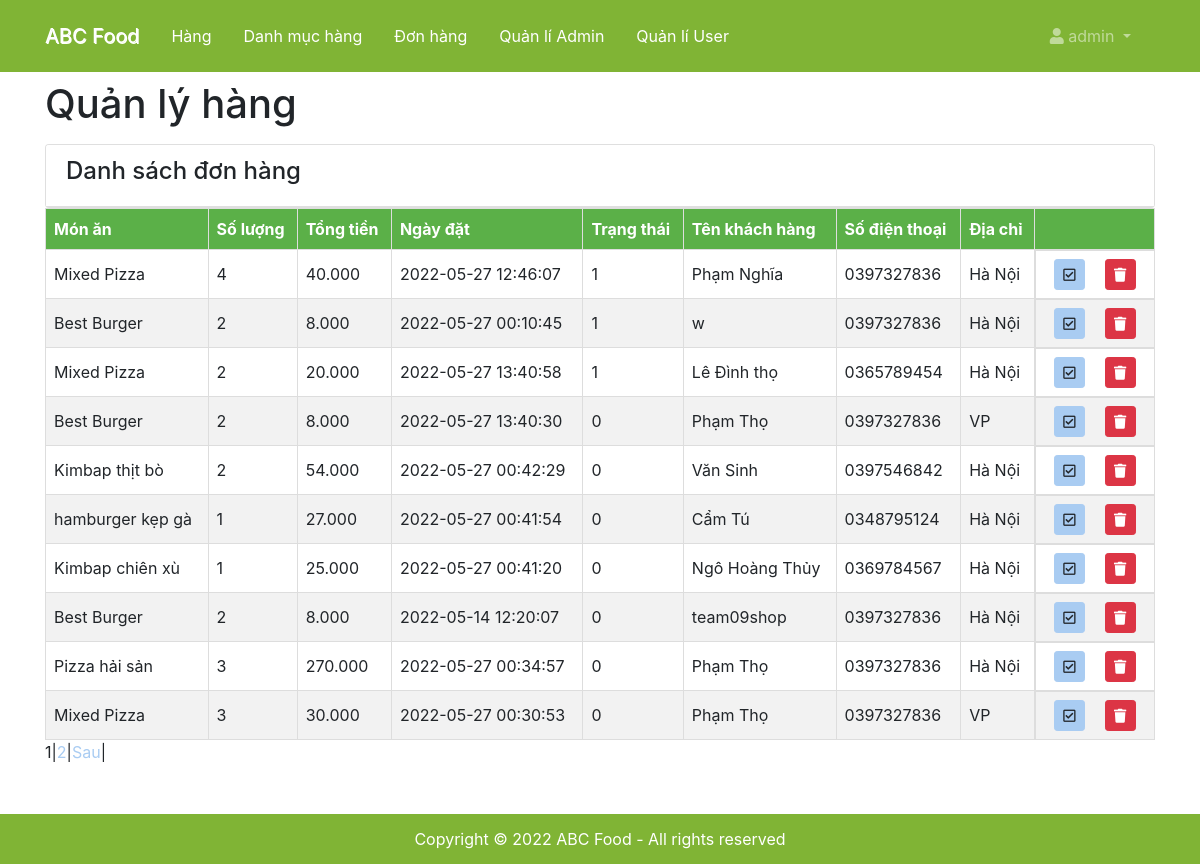
Page /admin/donhang/index.php (signed in) on the committed database.
### tables this page shows
CREATE TABLE `oder` (
  `id` int(11) NOT NULL,
  `user_id` int(11) NOT NULL,
  `food_id` int(11) NOT NULL,
  `qty` int(11) NOT NULL,
  `total` decimal(10,3) NOT NULL,
  `oder_date` datetime NOT NULL DEFAULT current_timestamp() ON UPDATE current_timestamp(),
  `status` int(11) NOT NULL DEFAULT 0,
  `custormer_name` varchar(50) NOT NULL,
  `customer_contact` int(10) UNSIGNED ZEROFILL NOT NULL,
  `customer_address` varchar(150) NOT NULL
);

CREATE TABLE `food` (
  `id` int(11) NOT NULL,
  `title` varchar(50) NOT NULL,
  `description` text NOT NULL,
  `price` decimal(10,3) NOT NULL,
  `image_name` varchar(50) NOT NULL,
  `category_id` int(11) NOT NULL,
  `featured` int(1) NOT NULL DEFAULT 1,
  `active` int(1) NOT NULL DEFAULT 1
);

### admin/donhang/index.php (the view, shortened to what this page needs)
<!DOCTYPE html>
<html lang="en">
<?php include('../shared/header.php') ?>
<body>
  <?php include('../shared/menu.php') ?>
  <header id="main-header" class="py-2">
    <div class="container">
      <div class="row">
        <div class="col-md-6">
          <h1>Quản lý hàng</h1>
        </div>
      </div>
    </div>
  </header>
  <section id="posts">
    <div class="container">
      <?php
      include('../data/order_list.php');
      $result = mysqli_query($conn, 'select count(id) as total from oder');
      $row = mysqli_fetch_assoc($result);
      $total_records = $row['total'];
      $current_page = isset($_GET['page']) ? $_GET['page'] : 1;
      $limit = 10;
      $total_page = ceil($total_records / $limit);
      $start = ($current_page - 1) * $limit;
      $result = mysqli_query($conn, "SELECT a.id,a.user_id,a.food_id,a.qty,a.total,a.oder_date,a.status,a.custormer_name,a.customer_contact,a.customer_address,b.title as food_title FROM `oder` as a, food  as b WHERE a.food_id = b.id and status = 0 or a.food_id = b.id and status = 1 order by a.status DESC LIMIT $start,$limit");
      ?>
      <div class="row">
        <div class="col-md-12">
          <div class="card">
            <div class="card-header">
              <div class="row">
                <h4 class="col-md-6">Danh sách đơn hàng</h4>
                <div class="dropdown ml-auto col-md-3">
                </div>
              </div>
            </div>
          </div>
          <table>
            <thead class="bg-dark">
              <tr>
                <th>Món ăn</th>
                <th>Số lượng</th>
                <th>Tổng tiền</th>
                <th>Ngày đặt</th>
                <th>Trạng thái</th>
                <th>Tên khách hàng</th>
                <th>Số điện thoại</th>
                <th>Địa chỉ</th>
                <th style="width: 120px;"></th>
              </tr>
            </thead>
            <tbody>
              <?php
              while ($row = mysqli_fetch_assoc($result)) {
                echo '<tr>
                <td >' . $row['food_title'] . '</td>
                <td >' . $row['qty'] . '</td>
                <td >' . $row['total'] . '</td>
                <td >' . $row['oder_date'] . '</td>
                <td >' . $row['status'] . '</td>
                <td >' . $row['custormer_name'] . '</td>
                <td >' . $row['customer_contact'] . '</td>
                <td >' . $row['customer_address'] . '</td>
                <td class="d-flex justify-content-around">
                <a href="../controllers/edit_order.php?id=' . $row['id'] . '" class="btn btn-primary btn-sm">
                <i class="far fa-check-square"></i>
                </a>
                <a href="../controllers/delete_order.php?id=' . $row['id'] . '"" class="btn btn-danger btn-sm ms-auto">
                <i class="fas fa-trash"></i>
                </a>
              </td>
            </tr>
          ';
              } ?>
            </tbody>
          </table>
        </div>
      </div>
      <div class="pagination">
        <?php
        for ($i = 1; $i <= $total_page; $i++) {
          if ($i == $current_page) {
            echo '<span>' . $i . '</span> | ';
          } else {
            echo '<a href="index.php?page=' . $i . '">' . $i . '</a> | ';
          }
        }
        if ($current_page < $total_page && $total_page > 1) {
          echo '<a href="index.php?page=' . ($current_page + 1) . '">Sau</a> | ';
        }
        ?>
      </div>
    </div>
  </section>
  <div style="height: 100px;"></div>
  <?php include('../shared/footer.php') ?>
</body>
</html>

### admin/assets/css/all.css (style rules this page uses)
.fa,.fab,.fal,.far,.fas { -moz-osx-font-smoothing:grayscale;-webkit-font-smoothing:antialiased;display:inline-block;font-style:normal;font-variant:normal;text-rendering:auto;line-height:1 }
.fa-check-square:before { content:"\f14a" }
.fa-trash:before { content:"\f1f8" }
.far { font-weight:400 }
.fa,.far,.fas { font-family:Font Awesome\ 5 Free }
.fa,.fas { font-weight:900 }

### admin/assets/css/style.css (style rules this page uses)
table { border-collapse: collapse; width: 100%; }
table th { padding-top: 12px; padding-bottom: 12px; text-align: left; background-color: rgba(76, 175, 80, 0.7); color: white; }
table td, table th { border: 1px solid #ddd; padding: 8px; }
table tr:nth-child(even) { background-color: #f2f2f2; }
#main-header, #content { position: relative; }
table a { width: 31px; height: 31px; }
.card-header, .card-footer { background: white; }

### rows in the picture
oder: food.title "Mixed Pizza", qty "4", total "40.000", oder_date "2022-05-27 12:46:07", status "1", custormer_name "Phạm Nghĩa", customer_contact "0397327836", customer_address "Hà Nội"
oder: food.title "Best Burger", qty "2", total "8.000", oder_date "2022-05-27 00:10:45", status "1", custormer_name "w", customer_contact "0397327836", customer_address "Hà Nội"
oder: food.title "Mixed Pizza", qty "2", total "20.000", oder_date "2022-05-27 13:40:58", status "1", custormer_name "Lê Đình thọ", customer_contact "0365789454", customer_address "Hà Nội"
oder: food.title "Best Burger", qty "2", total "8.000", oder_date "2022-05-27 13:40:30", status "0", custormer_name "Phạm Thọ", customer_contact "0397327836", customer_address "VP"
oder: food.title "Kimbap thịt bò", qty "2", total "54.000", oder_date "2022-05-27 00:42:29", status "0", custormer_name "Văn Sinh", customer_contact "0397546842", customer_address "Hà Nội"
oder: food.title "hamburger kẹp gà", qty "1", total "27.000", oder_date "2022-05-27 00:41:54", status "0", custormer_name "Cẩm Tú", customer_contact "0348795124", customer_address "Hà Nội"
oder: food.title "Kimbap chiên xù", qty "1", total "25.000", oder_date "2022-05-27 00:41:20", status "0", custormer_name "Ngô Hoàng Thủy", customer_contact "0369784567", customer_address "Hà Nội"
oder: food.title "Best Burger", qty "2", total "8.000", oder_date "2022-05-14 12:20:07", status "0", custormer_name "team09shop", customer_contact "0397327836", customer_address "Hà Nội"
oder: food.title "Pizza hải sản", qty "3", total "270.000", oder_date "2022-05-27 00:34:57", status "0", custormer_name "Phạm Thọ", customer_contact "0397327836", customer_address "Hà Nội"
oder: food.title "Mixed Pizza", qty "3", total "30.000", oder_date "2022-05-27 00:30:53", status "0", custormer_name "Phạm Thọ", customer_contact "0397327836", customer_address "VP"

### other values in the picture
$_SESSION['username'] "admin"
